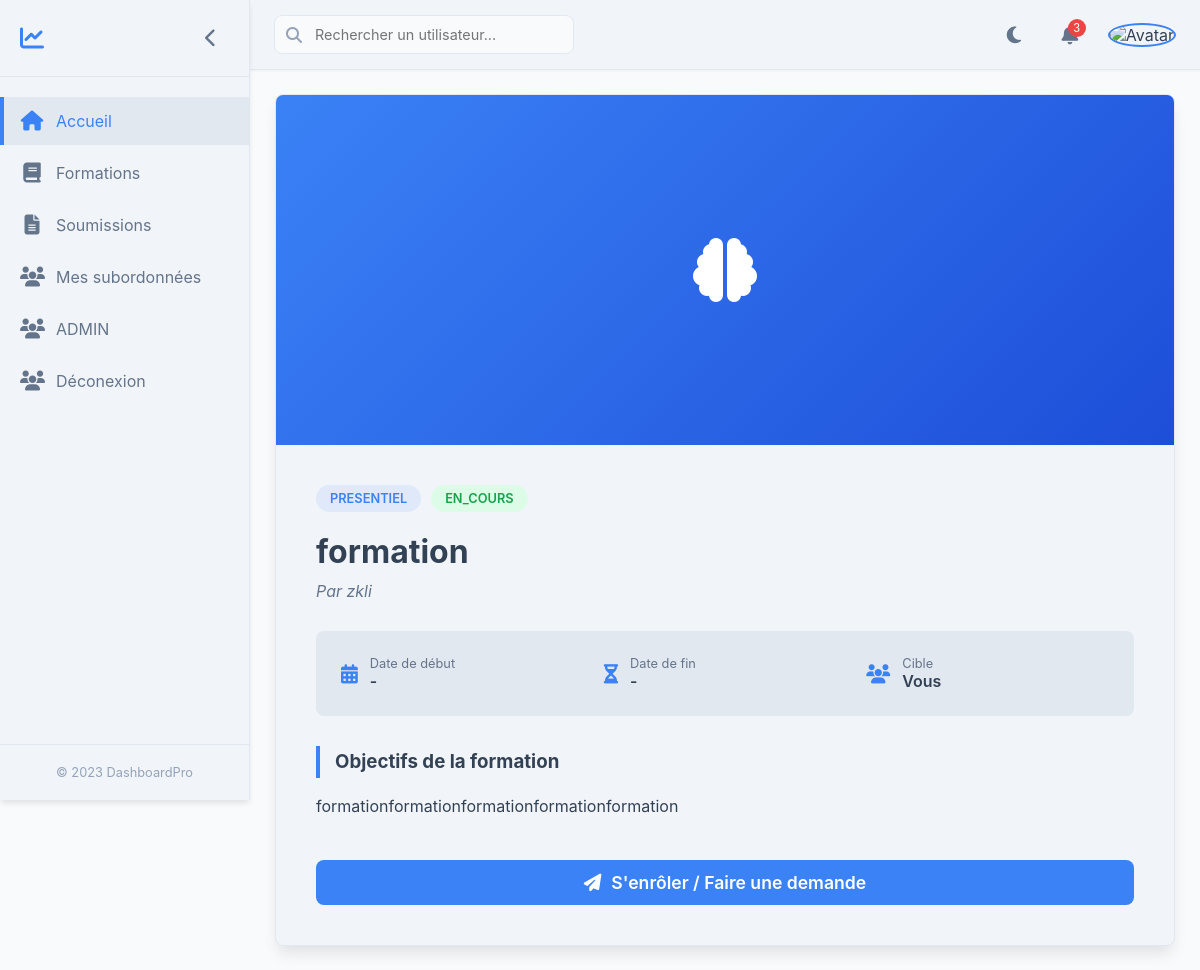
The app's page /formation/demandes/details/2 (signed in) with its own data.
### Formation/models.py (models this page shows, shortened)
class Formation(models.Model):
    titre = models.CharField(max_length=255)
    auteur = models.CharField(max_length=255)
    cible_service = models.ForeignKey(Service, on_delete=models.SET_NULL, null=True, blank=True)
    cible_user = models.ForeignKey(User, on_delete=models.SET_NULL, null=True, blank=True, related_name="user_concerné")
    cible = models.CharField(
            max_length=10,
            choices=CibleChoices.choices,
            default=CibleChoices.USER
        )
    statut = models.CharField(
        max_length=20,
        choices=StatutChoices.choices,
        default=StatutChoices.EN_ATTENTE
    )
    objectifs = models.TextField()
    img_path = models.ImageField(upload_to='formations/')
    debut = models.DateField(null=True)
    fin = models.DateField(null=True)
    type = models.CharField(
            max_length=10,
            choices=TypeChoices.choices,
            default=TypeChoices.PRESENTIEL
        )

### Formation/views.py (the view)
# urls.py: path('demandes/details/<int:id>' , get_one_formations , name='formation_details' ),
def get_one_formations(request,id) :
    formation = Formation.objects.get(id = id)
    return render(request  , 'formations_detail.html',{'formation': formation})

### template/formations_detail.html (shortened to what this page needs)
{% extends 'index.html' %}
              {%  block maincontent %}
            <div class="content-wrapper">
            <div class="formation-container">
            <div class="formation-banner">
            <i class="fas fa-brain"></i>
        </div>
        <div class="formation-content">
            <div class="badge-row">
                <span class="badge badge-type">{{formation.type}}</span>
                <span class="badge badge-status">{{formation.statut}}</span>
            </div>
            <h1 class="formation-title">{{formation.titre}}</h1>
            <p class="author">Par {{formation.auteur}}</p>
            <div class="info-grid">
                <div class="info-item">
                    <i class="fas fa-calendar-alt"></i>
                    <div>
                        <span class="info-label">Date de début</span>
                        <span class="info-value">- </span>
                    </div>
                </div>
                <div class="info-item">
                    <i class="fas fa-hourglass-half"></i>
                    <div>
                        <span class="info-label">Date de fin</span>
                        <span class="info-value">-</span>
                    </div>
                </div>
                <div class="info-item">
                    <i class="fas fa-users"></i>
                    <div>
                        <span class="info-label">Cible</span>
                        <span class="info-value">{% if formation.service %}{{formation.service}}{%else%} Vous {% endif %}</span>
                    </div>
                </div>
            </div>
            <div class="description-section">
                <h3>Objectifs de la formation</h3>
                <p>
                   {{formation.objectifs|safe}}
                </p>
                           </div>
            <div id="cta-container">
                <button class="btn btn-primary" onclick="showEnrollForm()">
                    <i class="fas fa-paper-plane"></i> S'enrôler / Faire une demande
                </button>
            </div>
        </div>
            </div>
    </div>
              {%  endblock maincontent %}

### template/index.html (style rules this page uses)
:root { --bg-primary: #f8fafc; --bg-secondary: #f1f5f9; --bg-tertiary: #e2e8f0; --text-primary: #334155; --text-secondary: #64748b; --text-tertiary: #94a3b8; --accent-primary: #3b82f6; --accent-secondary: #1d4ed8; --dark-primary: #1e293b; --dark-secondary: #0f172a; --white: #ffffff; --border-color: #e2e8f0; --shadow-sm: 0 1px 2px 0 rgba(0, 0, 0, 0.05); --shadow-md: 0 4px 6px -1px rgba(0, 0, 0, 0.1); --shadow-lg: 0 10px 15px -3px rgba(0, 0, 0, 0.1); --sidebar-width: 250px; --sidebar-collapsed: 70px; --header-height: 70px; --transition-speed: 0.3s; --border-radius: 8px; }
* { margin: 0; padding: 0; box-sizing: border-box; font-family: -apple-system, BlinkMacSystemFont, 'Segoe UI', Roboto, Oxygen, Ubuntu, sans-serif; }
body { background-color: var(--bg-primary); color: var(--text-primary); transition: background-color var(--transition-speed) ease; min-height: 100vh; overflow-x: hidden; }
.content-wrapper { padding: 24px; }
.btn { padding: 10px 20px; border-radius: var(--border-radius); border: none; font-weight: 500; cursor: pointer; transition: all 0.2s ease; }
.btn-primary { background-color: var(--accent-primary); color: white; }

### template/formations_detail.html (style rules this page uses)
.formation-container { max-width: 900px; margin: 0 auto; background: var(--bg-secondary); border-radius: var(--border-radius); border: 1px solid var(--border-color); overflow: hidden; box-shadow: var(--shadow-lg); }
.formation-banner { width: 100%; height: 350px; background: linear-gradient(135deg, #3b82f6 0%, #1d4ed8 100%); display: flex; align-items: center; justify-content: center; color: white; font-size: 4rem; }
.formation-content { padding: 40px; }
.badge-row { display: flex; gap: 10px; margin-bottom: 20px; }
.badge { padding: 6px 14px; border-radius: 20px; font-size: 0.8rem; font-weight: 600; text-transform: uppercase; }
.badge-type { background: rgba(59, 130, 246, 0.1); color: var(--accent-primary); }
.badge-status { background: #dcfce7; color: #16a34a; }
.formation-title { font-size: 2rem; margin-bottom: 10px; color: var(--text-primary); }
.author { color: var(--text-secondary); margin-bottom: 30px; font-style: italic; }
.info-grid { display: grid; grid-template-columns: repeat(auto-fit, minmax(200px, 1fr)); gap: 20px; background: var(--bg-tertiary); padding: 25px; border-radius: var(--border-radius); margin-bottom: 30px; }
.info-item { display: flex; align-items: center; gap: 12px; }
.info-item i { color: var(--accent-primary); font-size: 1.2rem; }
.info-label { display: block; font-size: 0.8rem; color: var(--text-secondary); }
.info-value { font-weight: 600; color: var(--text-primary); }
.description-section { margin-bottom: 40px; line-height: 1.7; }
.description-section h3 { margin-bottom: 15px; border-left: 4px solid var(--accent-primary); padding-left: 15px; }
.btn { padding: 12px 25px; border-radius: 8px; border: none; cursor: pointer; font-weight: 600; transition: all 0.2s; display: inline-flex; align-items: center; gap: 10px; }
.btn-primary { background: var(--accent-primary); color: white; width: 100%; justify-content: center; font-size: 1.1rem; }

### records on screen
Formation: type "PRESENTIEL", statut "EN_COURS", titre "formation", auteur "zkli", objectifs "formationformationformationformationformation"
